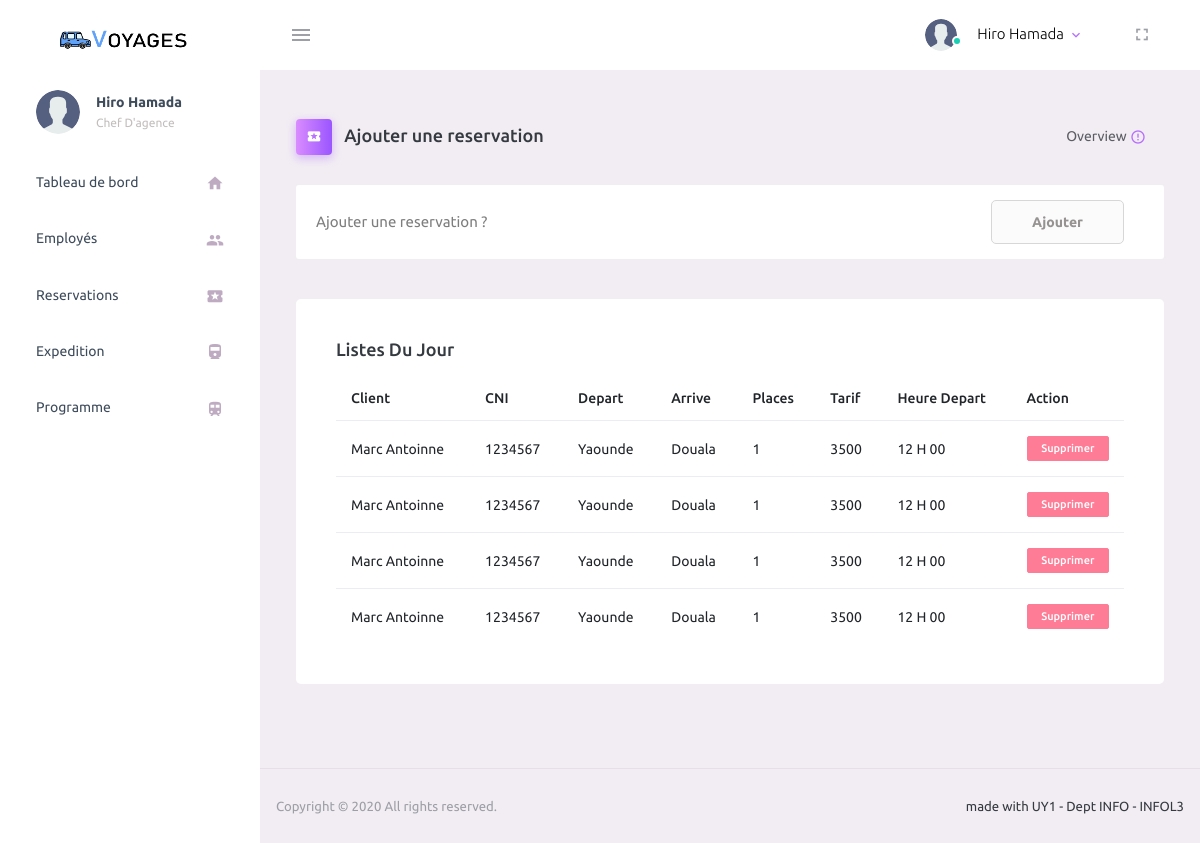
Page /reservations/aujourdhui (signed in) on the committed database.
### taxi/models.py (models this page shows, shortened)
class Utilisateur(AbstractUser):
    username = None
    email = None
    code = models.CharField(max_length=64)
    telephone = models.CharField(max_length=64, unique=True)
    cni = models.CharField(max_length=64, unique=True)
    is_admin = models.BooleanField(default=False)
    def est_employer(self):
        try:
            return self.employe is not None or self.is_superuser
        except:
            return False
    objects = UserManager()
    REQUIRED_FIELDS = ['first_name', 'last_name', 'cni']
    USERNAME_FIELD = 'telephone'
    EMAIL_FIELD = 'telephone'
    def __str__(self):
        return self.get_full_name()

class Reservation(models.Model):
    programme = models.ForeignKey(Programme, on_delete=models.CASCADE, null=False, blank=False)
    places = models.IntegerField(default=1, validators=[
        MaxValueValidator(5),
        MinValueValidator(1)
    ])
    client = models.ForeignKey(Client, null=False, on_delete=models.CASCADE)
    guichetier = models.ForeignKey(Employe, null=True, on_delete=models.SET_NULL, default=None)
    created_at = models.DateTimeField('Created at', default=timezone.now())
    jour_depart = models.CharField(max_length=64, choices=JOURS_CHOICES, default=timezone.now().weekday())
    date_depart = models.DateField('Created at', default=timezone.now().date())
    def montant(self):
        return self.places * self.programme.tarif

class Client(models.Model):
    user = models.OneToOneField(
        Utilisateur,
        on_delete=models.CASCADE,
    )

class Programme(models.Model):
    depart = models.CharField(max_length=64, choices=CHOICES_VILLE, null=False, )
    arrive = models.CharField(max_length=64, choices=CHOICES_VILLE, null=False, )
    type = models.CharField(max_length=64, choices=TYPE_CHOICES, null=False, default='CL')
    heure_depart = models.TimeField(max_length=64, default=datetime.time(15), )
    voiture = models.ForeignKey(Voiture, on_delete=models.SET_NULL, blank=True, null=True)
    tarif = models.IntegerField()
    def get_heure_depart_display(self):
        return f"{self.heure_depart.hour} H {self.heure_depart.minute if self.heure_depart.minute > 9 else '0'+str(self.heure_depart.minute)}" if self.heure_depart else "Pas d'horaire"

### taxi/views.py (the view)
# urls.py: path('reservations/aujourdhui', views.reservations_jour, name='reservations.jour'),
def reservations_jour(request):
    user: Utilisateur = request.user
    if not user.est_employer():
        return reservations_client(request)
    reser = Reservation.objects.filter(jour_depart=timezone.now().weekday())
    return render(request, 'taxi/admin/reservations-du--jour.html', {'reservations': reser})

### taxi/templates/taxi/admin/reservations-du--jour.html (shortened to what this page needs)
{% extends 'taxi/admin/base.html' %}
{% block content %}
    {% load static %}
    <div class="content-wrapper">
        <div class="page-header">
            <h3 class="page-title">
                            <span class="page-title-icon bg-gradient-primary text-white mr-2">
                                <i class="mdi mdi-ticket"></i>
                            </span> Ajouter une reservation </h3>
            <nav aria-label="breadcrumb">
                <ul class="breadcrumb">
                    <li class="breadcrumb-item active" aria-current="page">
                        Overview <i
                            class="mdi mdi-alert-circle-outline icon-sm text-primary align-middle"></i>
                    </li>
                </ul>
            </nav>
        </div>
        <div class="row" id="proBanner">
            <div class="col-12">
                            <span class="d-flex align-items-center purchase-popup">
                                <p>Ajouter une reservation ?</p>
                                <a href="{% url 'reservations.nouveau' %}"
                                   class="btn ml-auto download-button">Ajouter</a>
                            </span>
            </div>
            <div class="col-lg-12 grid-margin stretch-card">
                <div class="card">
                    <div class="card-body">
                        <h4 class="card-title"> Listes du jour</h4>
                        <table class="table ">
                            <thead>
                            <tr>
                                <th> Client</th>
                                <th> CNI</th>
                                <th> Depart</th>
                                <th> Arrive</th>
                                <th> Places</th>
                                <th> Tarif</th>
                                <th> Heure Depart</th>
                                <th> Action</th>
                            </tr>
                            </thead>
                            <tbody>
                            {% for reservation in reservations %}
                                <tr>
                                    <td class="py-1">
                                        {{ reservation.client.user }}
                                    </td>
                                    <td> {{ reservation.client.user.cni }} </td>
                                    <td> {{ reservation.programme.get_depart_display }} </td>
                                    <td> {{ reservation.programme.get_arrive_display }} </td>
                                    <td> {{ reservation.places }} </td>
                                    <td> {{ reservation.montant }} </td>
                                    <td> {{ reservation.programme.get_heure_depart_display }} </td>
                                    <td>
                                        <a href="bulettin.html"><label
                                                class="badge badge-danger col-sm-12">Supprimer</label></a>
                                    </td>
                                </tr>
                            {% endfor %}
                            </tbody>
                        </table>
                    </div>
                </div>
            </div>
        </div>
    </div>
{% endblock %}

### taxi/templates/taxi/admin/base.html (shortened to what this page needs)
<!DOCTYPE html>
<html lang="en">
{% load static %}
<head>
    <link rel="stylesheet" href="{% static "assets/vendors/mdi/css/materialdesignicons.min.css" %}">
    <link rel="stylesheet" href="{% static "assets/vendors/css/vendor.bundle.base.css" %}">
    <link rel="stylesheet" href="{% static "assets/css/style.css" %}">
</head>
<body>
<div class="container-scroller">
    <nav class="navbar default-layout-navbar col-lg-12 col-12 p-0 fixed-top d-flex flex-row">
        <div class="text-center navbar-brand-wrapper d-flex align-items-center justify-content-center">
            <a class="navbar-brand brand-logo" href="index.html"><img src="{% static "assets/images/logo.png" %}"
                                                                      alt="logo"/></a>
        </div>
        <div class="navbar-menu-wrapper d-flex align-items-stretch">
            <button class="navbar-toggler navbar-toggler align-self-center" type="button" data-toggle="minimize">
                <span class="mdi mdi-menu"></span>
            </button>
            <ul class="navbar-nav navbar-nav-right">
                <li class="nav-item nav-profile dropdown">
                    <a class="nav-link dropdown-toggle" id="profileDropdown" href="#" data-toggle="dropdown"
                       aria-expanded="false">
                        <div class="nav-profile-img">
                            <img src="{% static "assets/images/faces/user2.svg" %}" alt="image">
                            <span class="availability-status online"></span>
                        </div>
                        <div class="nav-profile-text">
                            <p class="mb-1 text-black">{{ user.get_full_name }}</p>
                        </div>
                    </a>
                </li>
                <li class="nav-item d-none d-lg-block full-screen-link">
                    <a class="nav-link">
                        <i class="mdi mdi-fullscreen" id="fullscreen-button"></i>
                    </a>
                </li>
            </ul>
        </div>
    </nav>
    <div class="container-fluid page-body-wrapper">
        <nav class="sidebar sidebar-offcanvas" id="sidebar">
            <ul class="nav">
                <li class="nav-item nav-profile">
                    <a href="#" class="nav-link">
                        <div class="nav-profile-image">
                            <img src="{% static "assets/images/faces/user2.svg" %}" alt="profile">
                        </div>
                        <div class="nav-profile-text d-flex flex-column">
                            <span class="font-weight-bold mb-2">{{ user.get_full_name }}</span>
                            {% if user.is_superuser %}
                                <span class="text-secondary text-small">Chef D'agence</span>
                            {% else %}
                                <span class="text-secondary text-small">{{ user.employe.get_poste_display }}</span>
                            {% endif %}
                        </div>
                    </a>
                </li>
                <li class="nav-item">
                    <a class="nav-link" href="{% url 'home' %}">
                        <span class="menu-title">Tableau de bord</span>
                        <i class="mdi mdi-home menu-icon"></i>
                    </a>
                </li>
                <li class="nav-item">
                    <a class="nav-link" href="{% url 'employer' %}">
                        <span class="menu-title">Employés</span>
                        <i class="mdi mdi-account-multiple menu-icon"></i>
                    </a>
                </li>
                <li class="nav-item">
                    <a class="nav-link" href="{% url 'reservations' %}">
                        <span class="menu-title">Reservations</span>
                        <i class="mdi mdi-ticket menu-icon"></i>
                    </a>
                </li>
                <li class="nav-item">
                    <a class="nav-link" href="{% url 'expeditions' %}">
                        <span class="menu-title">Expedition</span>
                        <i class="mdi mdi-train-variant menu-icon"></i>
                    </a>
                </li>
                <li class="nav-item">
                    <a class="nav-link" href="{% url 'programme' %}">
                        <span class="menu-title">Programme</span>
                        <i class="mdi mdi-train menu-icon"></i>
                    </a>
                </li>
            </ul>
        </nav>
        <div class="main-panel">
            {% block content %} {% endblock %}
            <footer class="footer">
                <div class="d-sm-flex justify-content-center justify-content-sm-between">
                    <span class="text-muted text-center text-sm-left d-block d-sm-inline-block">Copyright © 2020 All rights reserved.</span>
                    <span class="float-none float-sm-right d-block mt-1 mt-sm-0 text-center">made with UY1 - Dept INFO - INFOL3</span>
                </div>
            </footer>
        </div>
    </div>
</div>
</body>
</html>

### rows in the picture
Utilisateur: get_full_name "Hiro Hamada"
Reservation: client.user "Marc Antoinne", client.user.cni "1234567", programme.depart "Yaounde", programme.arrive "Douala", places "1", montant "3500", programme.heure_depart "12 H 00"
Reservation: client.user "Marc Antoinne", client.user.cni "1234567", programme.depart "Yaounde", programme.arrive "Douala", places "1", montant "3500", programme.heure_depart "12 H 00"
Reservation: client.user "Marc Antoinne", client.user.cni "1234567", programme.depart "Yaounde", programme.arrive "Douala", places "1", montant "3500", programme.heure_depart "12 H 00"
Reservation: client.user "Marc Antoinne", client.user.cni "1234567", programme.depart "Yaounde", programme.arrive "Douala", places "1", montant "3500", programme.heure_depart "12 H 00"
